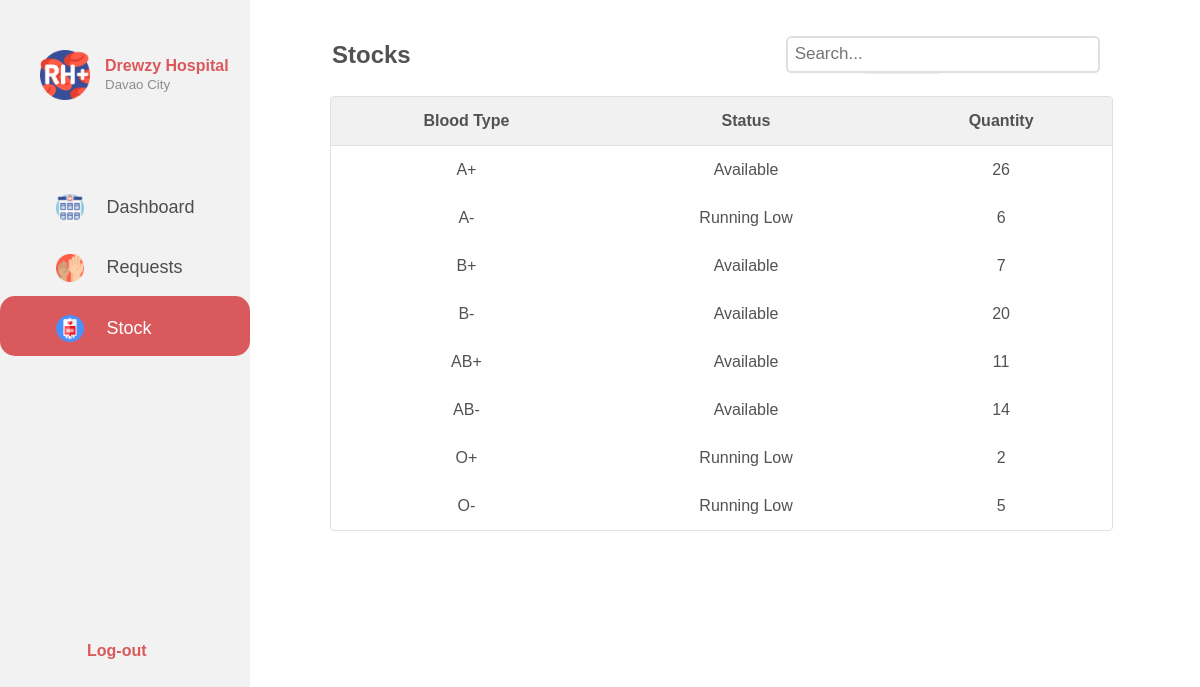
/hospital-dashboard-stock.php (signed in), run on the app's committed database.
### tables this page shows
CREATE TABLE `blood_groups` (
  `BloodGroups_ID` int(11) NOT NULL,
  `A+` int(9) NOT NULL,
  `A-` int(11) NOT NULL,
  `B+` int(9) NOT NULL,
  `B-` int(11) NOT NULL,
  `AB+` int(9) NOT NULL,
  `AB-` int(11) NOT NULL,
  `O+` int(9) NOT NULL,
  `O-` int(11) NOT NULL
);

### hospital-dashboard-stock.php (the view, shortened to what this page needs)
<!DOCTYPE html>
<?php
  if(isset($_SESSION['Hospital_Name']) && isset($_SESSION['Hospital_ID'])){
    include 'php/db_conn.php';
    $HID = $_SESSION['Hospital_ID'];
    $sql_bid = "SELECT BloodGroups_ID FROM stocks WHERE Hospital_ID = '$HID'";
    if($get_bid = mysqli_query($conn,$sql_bid)){
      $arr = mysqli_fetch_assoc($get_bid);
      $BID = $arr["BloodGroups_ID"];
    }
    $sql_type = "SELECT * FROM blood_groups WHERE BloodGroups_ID = '$BID'";
  }
?>
<html>
<head>
  <link rel="stylesheet" href="hospital-dashboard.css">
  <link rel="stylesheet" href="hospital-dashboard-stock.css">
</head>
<body>
  <div class="sidenav">
    <div class="float-container">
        <div class="float-child">
           <div class="icon"><img src="icons/Hospital-Dashboard-Menu/rh-.png"></div>
        </div>
        <div class="float-child">
          <div class="prof-text">
            <p><b>Drewzy Hospital</b></p>
            <small>Davao City</small>
          </div>
        </div>
    </div>
    <div class="menu">
      <div class="dashboard">
        <a href="hospital-dashboard.php" id="first-sidebar" class="a"><img src="icons/menu/medical-center.png">Dashboard</a>
      </div>
      <div class="request">
        <a href="hospital-dashboard-request.php" class="a"><img src="icons/menu/volunteer.png">Requests</a>
      </div>
      <div class="stock">
        <a href="#" class="a"><img src="icons/Hospital-Dashboard-Menu/blood-bag.png">Stock</a>
      </div>
      <div class="sidebar-bottom">
        <table>
          <th><a href="login.html" id="log-out">Log-out</a></th>
        </table>
      </div>
    </div>
  </div>
  <div class="outgoing">
    <div class="table-header">
      <table>
        <th><h2>Stocks</h2></th>
        <th id="filter"><button type="button"><img src="icons/hospital-dashboard/filter.png">Filter</button></th>
        <th id="search-box"><input type="text" placeholder="Search..."></th>
      </table>
    </div>
    <table class="table-content" style="width: 90%" id="table-requested">
      <tr class="table-row">
        <th>Blood Type</th>
        <th>Status</th>
        <th>Quantity</th>
      </tr>
      <?php
        include 'php/db_conn.php';
        function get_stat($val){
          if($val < 7) return "Running Low";
          else return "Available";
        }
        function check_val($arr){
          if($arr == NULL) return 0;
          else return $arr;
        }
      if($get_t = mysqli_query($conn,$sql_type)){
        if($get_t->num_rows>0){
          if($type=$get_t->fetch_assoc()){
            echo "<tr><td>A+</td><td>".get_stat(intval($type["A+"]))."</td><td>".check_val($type["A+"])."</td></tr>
            <tr><td>A-</td><td>".get_stat(intval($type["A-"]))."</td><td>".check_val($type["A-"])."</td></tr>
            <tr><td>B+</td><td>".get_stat(intval($type["B+"]))."</td><td>".check_val($type["B+"])."</td></tr>
            <tr><td>B-</td><td>".get_stat(intval($type["B-"]))."</td><td>".check_val($type["B-"])."</td></tr>
            <tr><td>AB+</td><td>".get_stat(intval($type["AB+"]))."</td><td>".check_val($type["AB+"])."</td></tr>
            <tr><td>AB-</td><td>".get_stat(intval($type["AB-"]))."</td><td>".check_val($type["AB-"])."</td></tr>
            <tr><td>O+</td><td>".get_stat(intval($type["O+"]))."</td><td>".check_val($type["O+"])."</td></tr>
            <tr><td>O-</td><td>".get_stat(intval($type["O-"]))."</td><td>".check_val($type["O-"])."</td></tr>";
          }
          echo"</table>";
        }
        else{
          echo "0 result";
        }
      }
        ?>
  </div>
</body>
</html>

### hospital-dashboard.css (style rules this page uses)
* { padding: 0; margin: 0; }
body { font-family: sans-serif; font-size: 16px; }
.sidenav { height: 100%; width: 15.625em; position: fixed; background-color: #F2F2F2; left: 0; top: 0; overflow-x: hidden; padding-top: 1.25em; font-family: sans-serif; }
.menu { padding-top: 2em; }
.menu img { width: 15%; padding-right: 1.25em; vertical-align: middle; }
.profile tr, td { padding-right: 100px; }
.a { padding: 1.0625em 0.5em 0.75em 3.125em; text-decoration: none; font-size: 1.125em; color: #4D4D4D; display: block; }
.sidebar-bottom { position: absolute; top: 40em; }
.sidebar-bottom a { text-decoration: none; color: black; }
#log-out { padding-left: 5.3125em; color: #D9595C; }
.float-container { padding-top: 20px; padding-left: 30px; padding-bottom: 50px; }
.icon { width: 25%; float: left; padding: 10px ; }
.icon img { width: 90%; }
.prof-text { padding-top: 17px; padding-left: 0px; }
.prof-text b { color: #D9595C; }
.prof-text small { color: #8D8D8D; }
.table-header { padding-top: 1.5em; padding-bottom: 20px; }
#search-box { position: absolute; right: 11em; }
.table-header input[type=text] { font-size: 1.0625em; color: #2C2C2C; padding: 0.375em 0.375em 0.375em 0.375em; border-width: 2px; border-style: solid; border-radius: 0.3125em; border-color: #E0E0E0; width: 125%; }
table.table-content { border: 0.0625em solid #E0E0E0; border-radius: 0.25em; border-collapse: separate; border-spacing: 0; text-align: center; }
table.table-content th { background-color: #F1F1F1; }
table.table-content th:first-child { border-radius: 0.1875em 0 0 0; }
table.table-content th:last-child { border-radius: 0 0.1875em 0 0; }
table.table-content th, td { border-bottom: 0.0625em solid #E0E0E0; padding: 0.9375em; }
td:not(.table-content) { border-bottom: none; }
#table-requested { border-bottom: 0.0625em solid #E0E0E0; }
#filter { padding-left: 210px; }
#filter button { width: 15%; height: 38px; padding: 5px 3px 5px 3px; border: 1px solid #E6ECF0; background-color: #E6ECF0; border-radius: 6px; color: black; text-align: center; }
.outgoing { color: #525252; padding-left: 330px; padding-top: 10px; padding-bottom: 10px; }

### hospital-dashboard-stock.css (style rules this page uses)
.stock { box-sizing: border-box; background-color: #D9595C; border-style: none; border-color: #D9595C; border-width: 0.0125em; border-radius: 0.9375em; }
.stock a { color:white; }

### data on the page
blood_groups: get_stat "Available", check_val "26", get_stat "Running Low", check_val "6", check_val "7", check_val "20", check_val "11", check_val "14", check_val "2", check_val "5"
